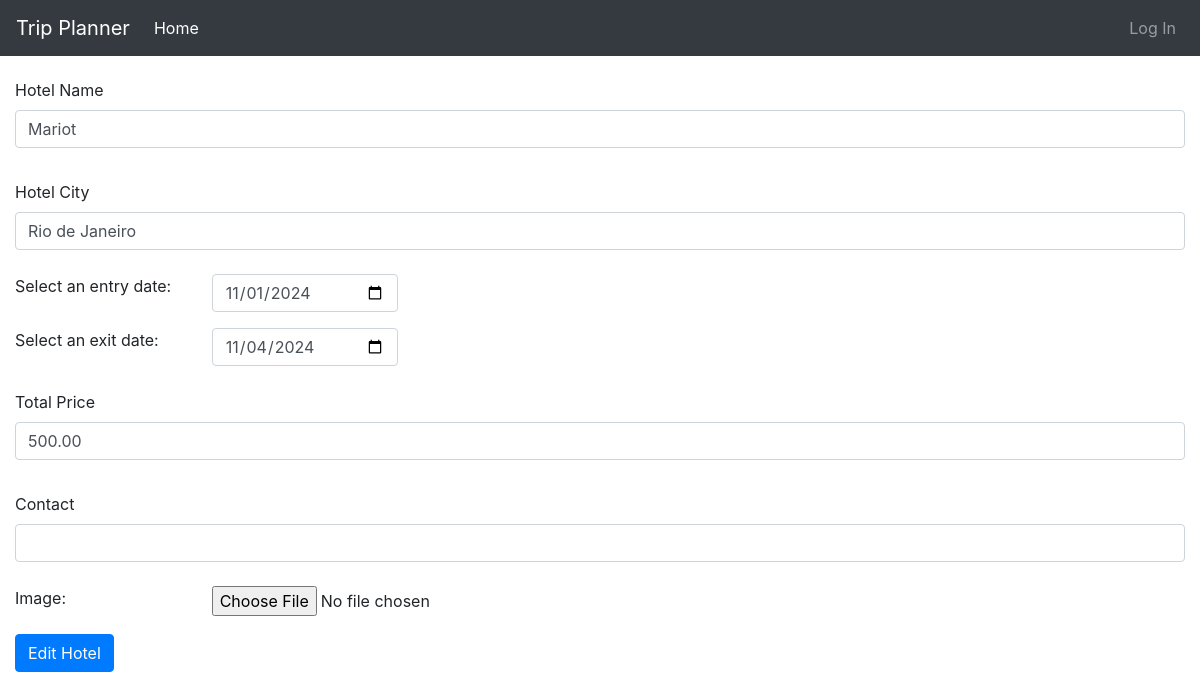
/edit_activity/Hotel/4, run on the app's committed database.
### trip_planner/models.py (models this page shows, shortened)
class Hotel(models.Model):
    name = models.CharField(max_length=400)
    city = models.CharField(max_length=400, blank=True, null=True)
    entry_date = models.DateField()
    exit_date = models.DateField()
    number_of_nights = models.IntegerField()
    trip = models.ForeignKey(Trip, on_delete=models.CASCADE, related_name="trip_hotel")
    user = models.ForeignKey(User, on_delete=models.CASCADE, related_name="user_hotel")
    image = models.ImageField(upload_to='images/hotel')
    price = models.DecimalField(decimal_places=2, max_digits=10)
    contact = models.CharField(max_length=1000)
    category = models.ForeignKey(Category, on_delete=models.CASCADE, blank=True,null=True, related_name="category_hotel")

### trip_planner/views.py (the view, shortened to what this page needs)
# urls.py: path("edit_activity/<str:category>/<int:id>", views.edit_activity, name = "edit_activity"),
def edit_activity(request, category, id):
    if request.method == "GET":
        if category == "Activity":
            details = Activity.objects.get(id=id)
        elif category == "Hotel":
            details = Hotel.objects.get(id=id)
        elif category == "Transportation":
            details = Flight.objects.get(id=id)
        elif category == "Restaurant":
            details = Restaurant.objects.get(id=id)
        return render(request, "trip_planner/edit_activity.html", {
        "details":details
    } )

### trip_planner/templates/trip_planner/edit_activity.html (shortened to what this page needs)
{% extends "trip_planner/layout.html" %}
{% block body %}
{% if details.category.type == "Hotel" %}
<div id="Hotel" class="form-container">
    <form method="post" action="{% url 'edit_activity' category=details.category.type id=details.id %}" enctype="multipart/form-data" onsubmit="return validateDates()">
        <div class="form-group py-2">
            <label for="email1">Hotel Name</label>
            <input type="text" name="hotel_name" required class="form-control" value="{{details.name}}">
        </div>
        <div class="form-group py-2">
            <label for="email1">Hotel City</label>
            <input type="text" name="hotel_city" required class="form-control" value="{{details.city}}">
        </div>
        <div class="form-group form-row">
            <div class="col-2">
                <label for="start-date">Select an entry date:</label>
            </div>
            <div class="col-2">
                <input type="date" id="start-date" name="start_date" required class="form-control" value="{{details.entry_date|date:'Y-m-d'}}">
            </div>
        </div>
        <div class="form-group form-row">
            <div class="col-2">
                <label for="end-date">Select an exit date:</label>
            </div>
            <div class="col-2">
                <input type="date" id="end-date" name="end_date" required class="form-control" value="{{details.exit_date|date:'Y-m-d'}}">
            </div>
        </div>
        <div class="form-group py-2">
            <label for="email1">Total Price</label>
            <input type="number" id="budget" name="budget" min="0" class="form-control" value="{{details.price}}">
        </div>
        <div class="form-group py-2">
            <label for="contacts">Contact</label>
            <input type="text" name="hotel_contact" class="form-control" value="{{details.contact}}">
        </div>
        <div class="form-group form-row">
            <div class="col-2">
                <label for="imageUpload">Image:</label>
            </div>
            <div class="col-3">
                <input type="file" id="imageUpload" name="image" accept="image/*" class="form-control-file" value="{{details.image}}">
            </div>
        </div>
        <button type="submit" class="btn btn-primary">Edit Hotel</button>
    </form>
</div>
{% endif %}
{% endblock %}

### data on the page
Hotel: hotel_name "Mariot", hotel_city "Rio de Janeiro", start_date "11/01/2024", end_date "11/04/2024", budget "500.00"
